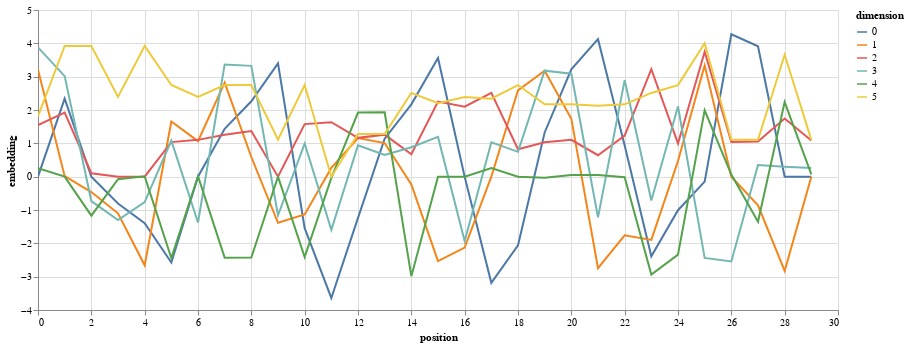

Notebook source saved alongside this figure:
### Code cell
def test_encoding():
    embedding_dim = 6
    dropout = 0.1
    padding_idx = 25

    max_len = 30    # test only the first 30 aas.
    seq = test_seqs[0][:max_len-2]    

    test_seq_encode = SeqEncoding(n_tokens, embedding_dim, dropout, max_len, padding_idx)
    test_pe_encode = PositionalEncoding(embedding_dim, dropout, max_len)
    y = test_pe_encode.forward(test_seq_encode(seq))
    print(f'Embedding shape: {y.shape}')
    print(f'Parameters shape in sequence embedding: {test_seq_encode.token_embedding.weight.shape}')

    y = y.detach().numpy()


    data = pd.concat([pd.DataFrame({
        "embedding": y[:, dim],
        "dimension":dim,
        "position": list(range(max_len)),
        })for dim in range(6)])
    
    aa = ['<start>']
    aa.extend(_ for _ in seq)
    aa.append('<end>')
    data['aa_token'] = aa * embedding_dim

    print(data)

    return (
        alt.Chart(data)
        .mark_line()
        .properties(width=800)
        .encode(x="position", y="embedding", color="dimension:N")
        .interactive())

test_encoding()

### Figure 1 — Vega-Lite specification as saved in the notebook (floating-point values rounded to 4 significant figures; data arrays with more than 128 entries replaced by an {"elided": "..."} marker saying what was removed)
{"config": {"view": {"continuousWidth": 400, "continuousHeight": 300}}, "data": {"name": "data-8b3564e1c09eaacfad8e545c296540ba"}, "mark": "line", "encoding": {"color": {"field": "dimension", "type": "nominal"}, "x": {"field": "position", "type": "quantitative"}, "y": {"field": "embedding", "type": "quantitative"}}, "selection": {"selector001": {"type": "interval", "bind": "scales", "encodings": ["x", "y"]}}, "width": 800, "$schema": "https://vega.github.io/schema/vega-lite/v4.17.0.json", "datasets": {"data-8b3564e1c09eaacfad8e545c296540ba": {"elided": "180 records"}}}
